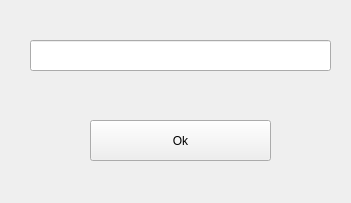
<?xml version="1.0" encoding="UTF-8"?>
<ui version="4.0">
 <class>SettingsWight</class>
 <widget class="QLabel" name="SettingsWight">
  <property name="geometry">
   <rect>
    <x>0</x>
    <y>0</y>
    <width>351</width>
    <height>203</height>
   </rect>
  </property>
  <property name="windowTitle">
   <string>Settings</string>
  </property>
  <widget class="QPushButton" name="okButton">
   <property name="geometry">
    <rect>
     <x>90</x>
     <y>120</y>
     <width>181</width>
     <height>41</height>
    </rect>
   </property>
   <property name="text">
    <string>Ok</string>
   </property>
  </widget>
  <widget class="QLineEdit" name="lineEdit">
   <property name="geometry">
    <rect>
     <x>30</x>
     <y>40</y>
     <width>301</width>
     <height>31</height>
    </rect>
   </property>
  </widget>
 </widget>
 <resources/>
 <connections/>
</ui>
